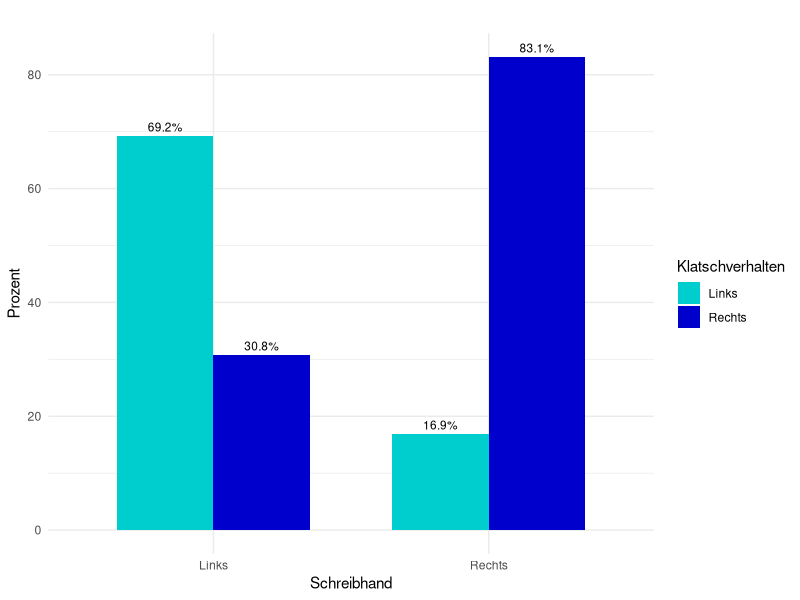

Reproduce this figure in R.
# Library laden
library("MASS")
library(ggplot2)

# Spalten umbenennen
colnames(survey) <- c("sex", "wr_span", "nwr_span", "wr_hand", "fold_top", "pulse", "clap_top", "exercise_freq", "smoke_freq", "height", "unit", "age")
clap <- survey[c(4,7)]
clap <- clap[clap$clap_top != "Neither", ]
clap$clap_top <- droplevels(clap$clap_top)
clap <- na.omit(clap)

# Levels umbenennen
clap$wr_hand <- ifelse(clap$wr_hand == "Left", "Links", "Rechts")
clap$clap_top <- ifelse(clap$clap_top == "Left", "Links", "Rechts")

# Wahrscheinlichkeitswerte in Tabelle speichern
clap_summary <- table(clap$wr_hand, clap$clap_top)
clap_summary <- prop.table(clap_summary, margin = 1) * 100
clap_summary <- as.data.frame(clap_summary)
names(clap_summary) <- c("wr_hand", "clap_top", "percentage")

# Barplot erstellen
ggplot(clap_summary, aes(x = wr_hand, y = percentage, fill = clap_top)) +
  geom_bar(stat = "identity", position = "dodge", width = 0.7) +
  geom_text(aes(label = paste0(round(percentage, 1), "%")),
            position = position_dodge(width = 0.7), vjust = -0.5, size = 3) +
  labs(title = "",
       x = "Schreibhand",
       y = "Prozent",
       fill = "Klatschverhalten") +
  scale_fill_manual(values = c("Links" = "cyan3", "Rechts" = "blue3")) +  # Farben anpassen
  theme_minimal()
